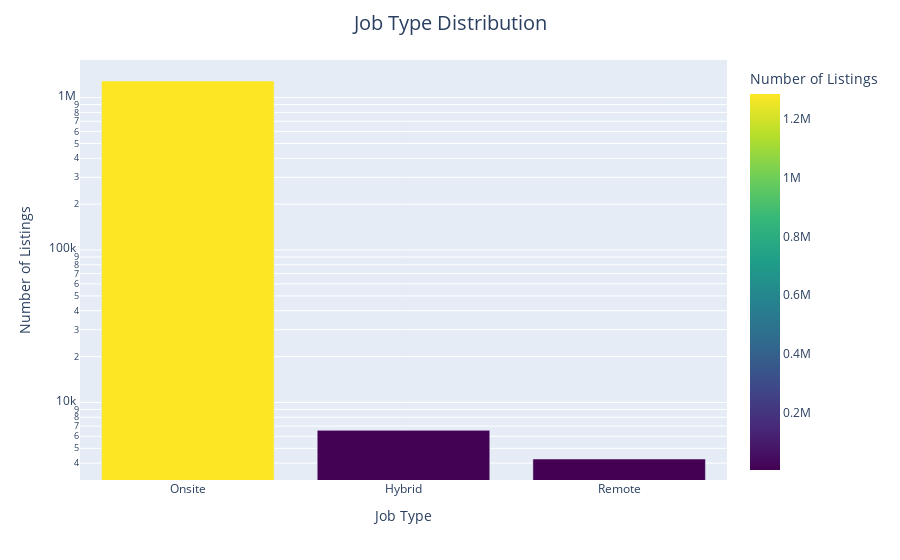

This figure's notebook cell:
### Code cell
job_type_counts = spark.sql("""SELECT job_type, COUNT(*) AS count
                                FROM linkedIn_job_postings_2024
                                GROUP BY job_type
                                ORDER BY count DESC""")

# Convert to Pandas for visualization
job_type_counts_pd = job_type_counts.toPandas()

# Create a bar plot using Plotly
fig = px.bar(job_type_counts_pd, x='job_type', y='count', labels={'count': 'Number of Listings', 'job_type': 'Job Type'}, color='count',  # Color the bars by the count value
    color_continuous_scale='Viridis')

fig.update_layout(
    title={
        'text': 'Job Type Distribution',
        'x': 0.5, 
        'xanchor': 'center',  
        'font': {'size': 20} 
    }
)
fig.update_yaxes(type='log')

fig.show()

### Figure 1 — Plotly figure (JSON) as saved in the notebook; plotly's stock layout.template omitted (floating-point values rounded to 4 significant figures)
{"data": [{"alignmentgroup": "True", "hovertemplate": "Job Type=%{x}<br>Number of Listings=%{marker.color}<extra></extra>", "legendgroup": "", "marker": {"color": [1285506, 6560, 4256], "coloraxis": "coloraxis", "pattern": {"shape": ""}}, "name": "", "offsetgroup": "", "orientation": "v", "showlegend": false, "textposition": "auto", "type": "bar", "x": ["Onsite", "Hybrid", "Remote"], "xaxis": "x", "y": [1285506, 6560, 4256], "yaxis": "y"}], "layout": {"barmode": "relative", "coloraxis": {"colorbar": {"title": {"text": "Number of Listings"}}, "colorscale": [[0, "#440154"], [0.1111, "#482878"], [0.2222, "#3e4989"], [0.3333, "#31688e"], [0.4444, "#26828e"], [0.5556, "#1f9e89"], [0.6667, "#35b779"], [0.7778, "#6ece58"], [0.8889, "#b5de2b"], [1, "#fde725"]]}, "legend": {"tracegroupgap": 0}, "margin": {"t": 60}, "title": {"font": {"size": 20}, "text": "Job Type Distribution", "x": 0.5, "xanchor": "center"}, "xaxis": {"anchor": "y", "domain": [0, 1], "title": {"text": "Job Type"}}, "yaxis": {"anchor": "x", "domain": [0, 1], "title": {"text": "Number of Listings"}, "type": "log"}}}
